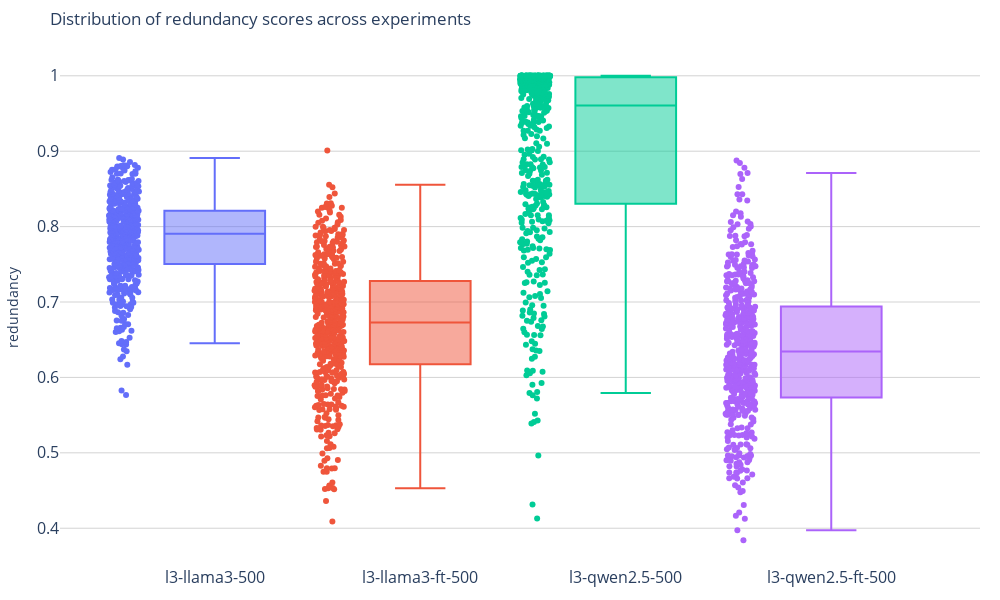

The notebook cell saved with this chart:
### Code cell
plot_box_plots('redundancy')

### Figure 1 — Plotly figure (JSON) as saved in the notebook; plotly's stock layout.template omitted (floating-point values rounded to 4 significant figures; data arrays with more than 128 entries replaced by an {"elided": "..."} marker saying what was removed)
{"data": [{"boxpoints": "all", "jitter": 0.3, "name": "l3-llama3-500", "pointpos": -1.8, "type": "box", "y": {"elided": "500 float values"}}, {"boxpoints": "all", "jitter": 0.3, "name": "l3-llama3-ft-500", "pointpos": -1.8, "type": "box", "y": {"elided": "500 float values"}}, {"boxpoints": "all", "jitter": 0.3, "name": "l3-qwen2.5-500", "pointpos": -1.8, "type": "box", "y": {"elided": "500 float values"}}, {"boxpoints": "all", "jitter": 0.3, "name": "l3-qwen2.5-ft-500", "pointpos": -1.8, "type": "box", "y": {"elided": "500 float values"}}], "layout": {"barmode": "group", "height": 600, "margin": {"b": 20, "l": 20, "r": 20, "t": 50}, "paper_bgcolor": "white", "plot_bgcolor": "white", "showlegend": false, "title": {"text": "Distribution of redundancy scores across experiments"}, "width": 1000, "xaxis": {"anchor": "y", "domain": [0, 1], "showgrid": true, "tickfont": {"size": 16}}, "yaxis": {"anchor": "x", "domain": [0, 1], "gridcolor": "lightgray", "showgrid": true, "tickfont": {"size": 16}, "title": {"text": "redundancy"}}}}
